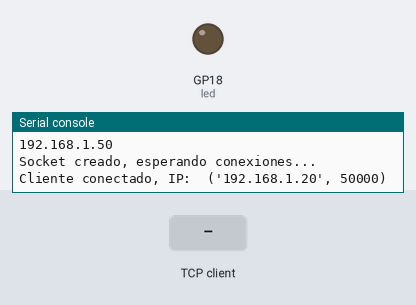
Bench run of a program on a simulated Raspberry Pi Pico running MicroPython. Parts: output pins drawn as LEDs (lit = HIGH), the last lines printed to the serial console. The test bench sets the inputs (shaded band). One TCP client connects 1 s after the port opens and stays connected.

Above: at 2.7 s.
2.8 s: the TCP client sends "A"
At 3.8 s:
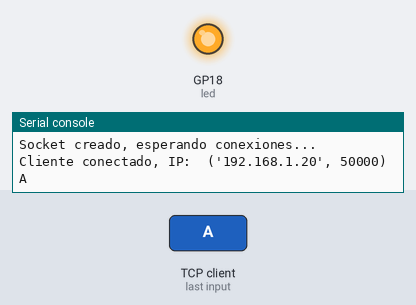
4.3 s: the TCP client sends "B"
At 5.0 s:
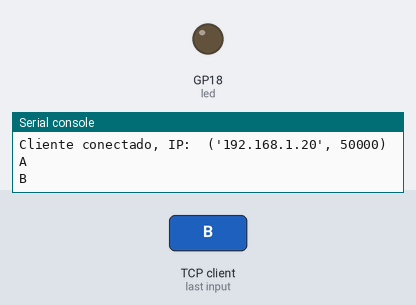
Timing chart, 0 to 7.3 s (numbered marks = the images above; inputs shaded):
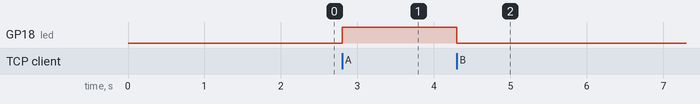

Measured:
- after the input at 2.8 s, GP18 (led): LOW → HIGH at once
- after the input at 4.3 s, GP18 (led): HIGH → LOW at once

The program:

sockets.py
```python
import network
from machine import Pin
import usocket

ssid = 'Totalplay-D3AB'
passwd = 'D3ABB2BB9PssBWP6'

wf = network.WLAN(network.STA_IF)
wf.active(True)
wf.connect(ssid, passwd)

while not wf.isconnected():
    pass
print('Connected!')

led = Pin(18, Pin.OUT)
net = wf.ifconfig()
ip = net[0]
print(ip)
s = usocket.socket()
s.bind((ip, 2023))
s.listen(10)
print('Socket creado, esperando conexiones...')
(sc, addr) = s.accept()
print('Cliente conectado, IP: ', addr)
continuar = True
while continuar:
    dato = sc.recv(32).decode()
    print(dato)
    if(dato == 'Z'):
        continuar = False
    elif(dato == "A"):
        led.on()
    elif(dato == "B"):
        led.off()
print('Fin de programa')
sc.close()
s.close()
```
